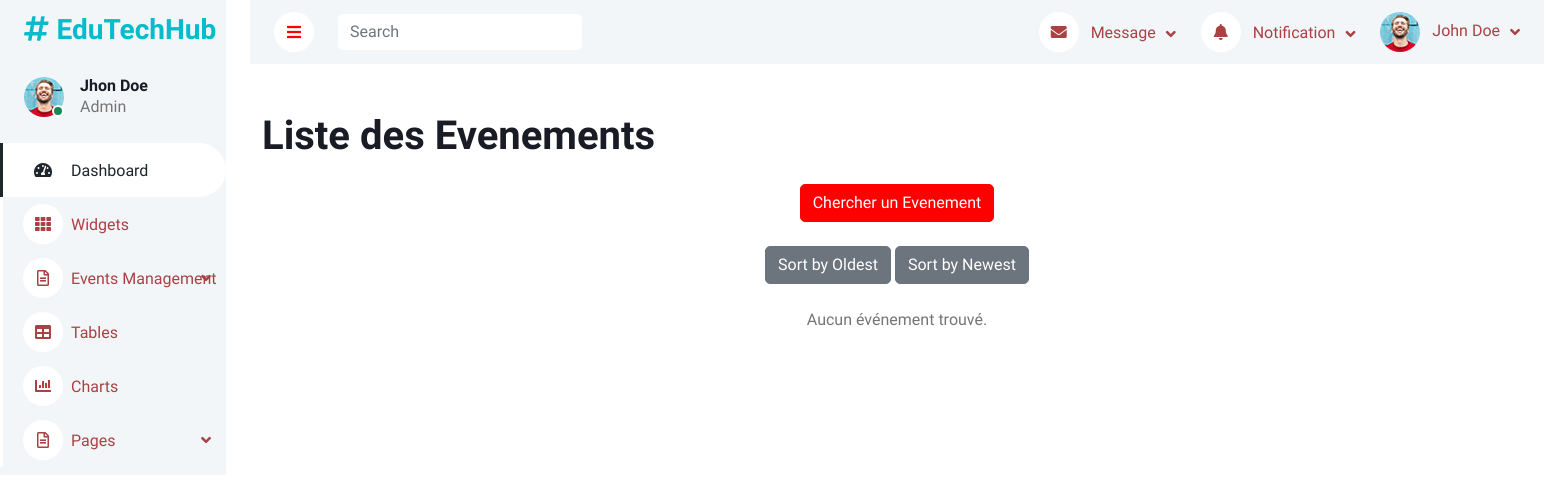
The app's page /view/eventslist.php, older data.
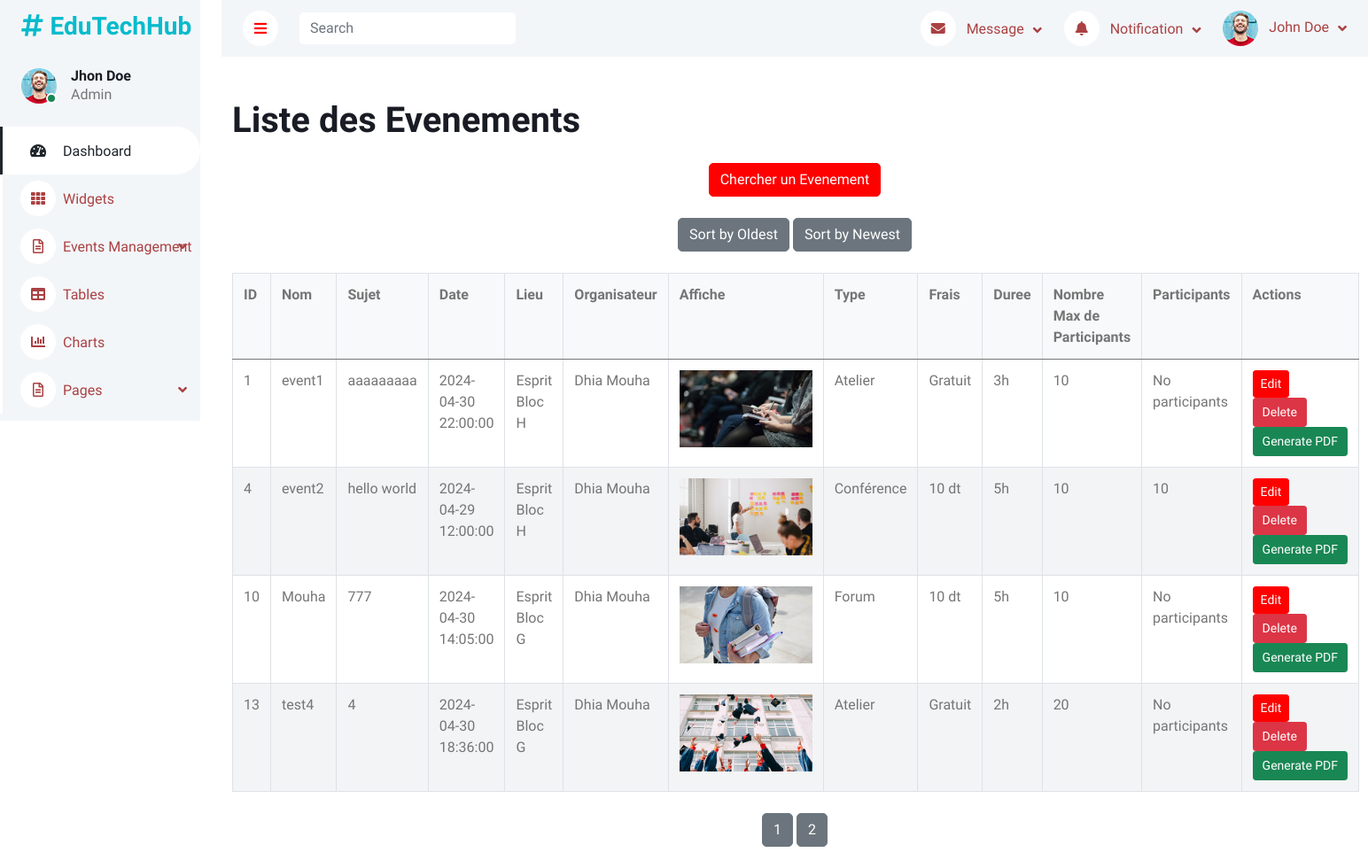
The same page, newer data.
### tables this page shows
CREATE TABLE `gestion_evenements` (
  `id` int(11) NOT NULL,
  `nom` varchar(255) NOT NULL,
  `sujet` varchar(255) NOT NULL,
  `date` datetime NOT NULL,
  `lieu` varchar(255) NOT NULL,
  `organizateur` varchar(255) NOT NULL,
  `affiche` varchar(255) NOT NULL,
  `type` enum('Conférence','Atelier','Séminaire','Formation en ligne','Table ronde','Forum','Hackathon') NOT NULL,
  `frais` varchar(255) NOT NULL,
  `duree` varchar(255) NOT NULL,
  `max` int(11) NOT NULL
);

### model/eventModel.php (called while the page is built, shortened)
<?php
require_once '../db.php';
class EventModel {
    private $conn;
    public function __construct() {
        $database = new Database();
        $this->conn = $database->connect();
    }
    public function getAllEvents($sortCriteria = null, $page = 1, $perPage = 5) {
        try {
            $offset = ($page - 1) * $perPage;
            $sql = "SELECT e.*, GROUP_CONCAT(i.user_name) AS participants
                    FROM gestion_evenements e
                    LEFT JOIN inscriptions i ON e.id = i.event_id
                    GROUP BY e.id";
            $sql .= " LIMIT :offset, :perPage";
            $stmt = $this->conn->prepare($sql);
            $stmt->bindParam(':offset', $offset, PDO::PARAM_INT);
            $stmt->bindParam(':perPage', $perPage, PDO::PARAM_INT);
            $stmt->execute();
            $events = $stmt->fetchAll(PDO::FETCH_ASSOC);
            return $events;
        } catch(PDOException $e) {
            echo "Error: " . $e->getMessage();
            return false;
        }
    }
}
?>

### db.php (called while the page is built, shortened)
<?php
class Database {
    private $host = 'localhost';
    private $db_name = 'edutechhub';
    private $username = 'root';
    private $password = '';
    private $conn;
    public function connect() {
        try {
            $this->conn = new PDO("mysql:host=" . $this->host . ";dbname=" . $this->db_name, $this->username, $this->password);
            $this->conn->setAttribute(PDO::ATTR_ERRMODE, PDO::ERRMODE_EXCEPTION);
        } catch(PDOException $e) {
            echo "Connection error: " . $e->getMessage();
        }
        return $this->conn;
    }
}
?>

### view/eventslist.php (the view, shortened to what this page needs)
<?php
require_once '../Model/eventModel.php';
$eventModel = new EventModel();
$sortCriteria = isset($_GET['sort']) ? $_GET['sort'] : null;
$page = isset($_GET['page']) ? (int)$_GET['page'] : 1;
$eventsPerPage = 4;
$events = $eventModel->getAllEvents($sortCriteria, $page, $eventsPerPage);
$totalEvents = count($eventModel->getAllEvents());
$totalPages = ceil($totalEvents / $eventsPerPage);
?>
<?php include 'common.php'; ?>
<!DOCTYPE html>
<html lang="en">
<head>
    <link rel="stylesheet" type="text/css" href="../cssD/bootstrap.min.css">
</head>
<body>
    <div class="container">
        <h1 class="mt-5">Liste des Evenements</h1>
        <div class="text-center mt-4">
            <a href="recherche.php" class="btn btn-primary">Chercher un Evenement</a>
        </div>
        <div class="text-center mt-4">
    <form action="eventslist.php" method="get">
        <button type="submit" name="sort" value="oldest" class="btn btn-secondary">Sort by Oldest</button>
        <button type="submit" name="sort" value="newest" class="btn btn-secondary">Sort by Newest</button>
    </form>
</div>
        <div class="table-container mt-4">
            <?php if (!empty($events)): ?>
                <table class="table">
                    <thead>
                        <tr>
                            <th>ID</th>
                            <th>Nom</th>
                            <th>Sujet</th>
                            <th>Date</th>
                            <th>Lieu</th>
                            <th>Organisateur</th>
                            <th>Affiche</th>
                            <th>Type</th>
                            <th>Frais</th>
                            <th>Duree</th>
                            <th>Nombre Max de Participants</th>
                            <th>Participants</th>
                            <th>Actions</th>
                        </tr>
                    </thead>
                    <tbody>
                        <?php foreach ($events as $event): ?>
                            <tr>
                                <td><?php echo htmlspecialchars($event['id']); ?></td>
                                <td><?php echo htmlspecialchars($event['nom']); ?></td>
                                <td><?php echo htmlspecialchars($event['sujet']); ?></td>
                                <td><?php echo htmlspecialchars($event['date']); ?></td>
                                <td><?php echo htmlspecialchars($event['lieu']); ?></td>
                                <td><?php echo htmlspecialchars($event['organizateur']); ?></td>
                                <td>
    <img src="../images/<?php echo $event['affiche']; ?>" alt="Event Image" style="max-width: 150px;">
</td>
                                <td><?php echo htmlspecialchars($event['type']); ?></td>
                                <td><?php echo htmlspecialchars($event['frais']); ?></td>
                                <td><?php echo htmlspecialchars($event['duree']); ?></td>
                                <td><?php echo htmlspecialchars($event['max']); ?></td>
                                <td>
                                <?php
if (isset($event['participants']) && !empty($event['participants'])) {
    $participantsArray = explode(',', $event['participants']);
    $participantCount = count($participantsArray);
    echo $participantCount;
} else {
    echo 'No participants';
}
?>
        </td>
                                <td class="actions">
                                    <a href="editEvent.php?eventId=<?php echo $event['id']; ?>" class="btn btn-primary btn-sm">Edit</a>
                                    <form action="eventslist.php" method="post" onsubmit="return confirm('Voulez vous vraiment supprimer cet evenement?');">
                                        <button type="submit" class="btn btn-danger btn-sm">Delete</button>
                                    </form>
                                    <button type="button" class="btn btn-success btn-sm generate-pdf" data-event-id="<?php echo $event['id']; ?>">Generate PDF</button>
                                </td>
                            </tr>
                        <?php endforeach; ?>
                    </tbody>
                </table>
                <div class="text-center mt-4">
                    <?php for ($i = 1; $i <= $totalPages; $i++): ?>
                        <a href="?page=<?php echo $i; ?><?php echo $sortCriteria ? '&sort=' . $sortCriteria : ''; ?>" class="btn btn-secondary"><?php echo $i; ?></a>
                    <?php endfor; ?>
                </div>
            <?php else: ?>
                <p class="text-center mt-4">Aucun événement trouvé.</p>
            <?php endif; ?>
        </div>
    </div>
</body>
</html>

### view/common.php (shortened to what this page needs)
<!DOCTYPE html>
<html lang="en">
<head>
    <link href="https://cdnjs.cloudflare.com/ajax/libs/font-awesome/5.10.0/css/all.min.css" rel="stylesheet">
    <link href="https://cdn.jsdelivr.net/npm/bootstrap-icons@1.4.1/font/bootstrap-icons.css" rel="stylesheet">
    <link href="../libD/owlcarousel/assets/owl.carousel.min.css" rel="stylesheet">
    <link href="../libD/tempusdominus/css/tempusdominus-bootstrap-4.min.css" rel="stylesheet" />
    <link href="../cssD/bootstrap.min.css" rel="stylesheet">
    <link href="../cssD/style.css" rel="stylesheet">
</head>
<body>
<div class="container-fluid position-relative bg-white d-flex p-0">
  <div class="sidebar pe-4 pb-3">
            <nav class="navbar bg-light navbar-light">
                <a href="../index.php" class="navbar-brand mx-4 mb-3">
                    <h3 class="text-primary"><i class="fa fa-hashtag me-2"></i>EduTechHub</h3>
                </a>
                <div class="d-flex align-items-center ms-4 mb-4">
                    <div class="position-relative">
                        <img class="rounded-circle" src="../imgD/user.jpg" alt="" style="width: 40px; height: 40px;">
                        <div class="bg-success rounded-circle border border-2 border-white position-absolute end-0 bottom-0 p-1"></div>
                    </div>
                    <div class="ms-3">
                        <h6 class="mb-0">Jhon Doe</h6>
                        <span>Admin</span>
                    </div>
                </div>
                <div class="navbar-nav w-100">
                    <a href="../indexD.php" class="nav-item nav-link active"><i class="fa fa-tachometer-alt me-2"></i>Dashboard</a>
                    <a href="../widgetD.php" class="nav-item nav-link"><i class="fa fa-th me-2"></i>Widgets</a>
                    <div class="nav-item dropdown">
                        <a href="#" class="nav-link dropdown-toggle" data-bs-toggle="dropdown"><i class="far fa-file-alt me-2"></i>Events Management</a>
                    <a href="../tableD.php" class="nav-item nav-link"><i class="fa fa-table me-2"></i>Tables</a>
                    <a href="../chartD.php" class="nav-item nav-link"><i class="fa fa-chart-bar me-2"></i>Charts</a>
                    <div class="nav-item dropdown">
                        <a href="#" class="nav-link dropdown-toggle" data-bs-toggle="dropdown"><i class="far fa-file-alt me-2"></i>Pages</a>
                    </div>
                </div>
            </nav>
        </div>
        <div class="content">
            <nav class="navbar navbar-expand bg-light navbar-light sticky-top px-4 py-0">
                <a href="#" class="sidebar-toggler flex-shrink-0">
                    <i class="fa fa-bars"></i>
                </a>
                <form class="d-none d-md-flex ms-4">
                    <input class="form-control border-0" type="search" placeholder="Search">
                </form>
                <div class="navbar-nav align-items-center ms-auto">
                    <div class="nav-item dropdown">
                        <a href="#" class="nav-link dropdown-toggle" data-bs-toggle="dropdown">
                            <i class="fa fa-envelope me-lg-2"></i>
                            <span class="d-none d-lg-inline-flex">Message</span>
                        </a>
                    </div>
                    <div class="nav-item dropdown">
                        <a href="#" class="nav-link dropdown-toggle" data-bs-toggle="dropdown">
                            <i class="fa fa-bell me-lg-2"></i>
                            <span class="d-none d-lg-inline-flex">Notification</span>
                        </a>
                    </div>
                    <div class="nav-item dropdown">
                        <a href="#" class="nav-link dropdown-toggle" data-bs-toggle="dropdown">
                            <img class="rounded-circle me-lg-2" src="../imgD/user.jpg" alt="" style="width: 40px; height: 40px;">
                            <span class="d-none d-lg-inline-flex">John Doe</span>
                        </a>
                    </div>
                </div>
            </nav>
</body>
</html>

### cssD/style.css (style rules this page uses)
:root { --primary: #1f262c; --light: #ffffff; --dark: #aa4143; }
.btn { transition: .5s; }
.btn.btn-primary { color: #FFFFFF; }
.sidebar { position: fixed; top: 0; left: 0; bottom: 0; width: 250px; height: 100vh; overflow-y: auto; background: var(--light); transition: 0.5s; z-index: 999; }
.content { margin-left: 250px; min-height: 100vh; background: #FFFFFF; transition: 0.5s; }
@media (min-width: 992px) { .sidebar { margin-left: 0; } }
@media (min-width: 992px) { .content { width: calc(100% - 250px); } }
.sidebar .navbar .navbar-nav .nav-link { padding: 7px 20px; color: var(--dark); font-weight: 500; border-left: 3px solid var(--light); border-radius: 0 30px 30px 0; outline: none; }
.sidebar .navbar .navbar-nav .nav-link:hover, .sidebar .navbar .navbar-nav .nav-link.active { color: var(--primary); background: #FFFFFF; border-color: var(--primary); }
.sidebar .navbar .navbar-nav .nav-link i { width: 40px; height: 40px; display: inline-flex; align-items: center; justify-content: center; background: #FFFFFF; border-radius: 40px; }
.sidebar .navbar .navbar-nav .nav-link:hover i, .sidebar .navbar .navbar-nav .nav-link.active i { background: var(--light); }
.sidebar .navbar .dropdown-toggle::after { position: absolute; top: 15px; right: 15px; border: none; content: "\f107"; font-family: "Font Awesome 5 Free"; font-weight: 900; transition: .5s; }
.content .navbar .navbar-nav .nav-link { margin-left: 25px; padding: 12px 0; color: var(--dark); outline: none; }
.content .navbar .sidebar-toggler, .content .navbar .navbar-nav .nav-link i { width: 40px; height: 40px; display: inline-flex; align-items: center; justify-content: center; background: #FFFFFF; border-radius: 40px; }
.content .navbar .dropdown-toggle::after { margin-left: 6px; vertical-align: middle; border: none; content: "\f107"; font-family: "Font Awesome 5 Free"; font-weight: 900; transition: .5s; }

### view/eventslist.php (style rules this page uses)
.table-container { margin-top: 50px; }
.table-container table { width: 100%; border-collapse: collapse; }
.table-container th, .table-container td { border: 1px solid #dee2e6; padding: .75rem; vertical-align: top; }
.table-container th { background-color: #f8f9fa; font-weight: 600; }
.table-container tbody tr:nth-of-type(even) { background-color: #f3f4f6; }
.table-container td.actions { white-space: nowrap; }
.table-container button { padding: 5px 10px; font-size: 14px; }

Row changes from the older to the newer data that the page shows:
added gestion_evenements: id "1", nom "event1", sujet "aaaaaaaaa", date "2024-04-30 22:00:00", lieu "Esprit Bloc H", organizateur "Dhia Mouha", affiche (picture), type "Atelier", frais "Gratuit", duree "3h", max "10", shows "No participants"
added gestion_evenements: id "4", nom "event2", sujet "hello world", date "2024-04-29 12:00:00", lieu "Esprit Bloc H", organizateur "Dhia Mouha", affiche (picture), type "Conférence", frais "10 dt", duree "5h", max "10", participantCount "10"
added gestion_evenements: id "10", nom "Mouha", sujet "777", date "2024-04-30 14:05:00", lieu "Esprit Bloc G", organizateur "Dhia Mouha", affiche (picture), type "Forum", frais "10 dt", duree "5h", max "10", shows "No participants"
added gestion_evenements: id "13", nom "test4", sujet "4", date "2024-04-30 18:36:00", lieu "Esprit Bloc G", organizateur "Dhia Mouha", affiche (picture), type "Atelier", frais "Gratuit", duree "2h", max "20", shows "No participants"
Text that changed along with them:
text no longer shown: "Aucun événement trouvé."
text now shown: "ID Nom Sujet Date Lieu Organisateur Affiche Type Frais Duree Nombre Max de Participants Participants Actions"
new list line: "1"
new list line: "2"
